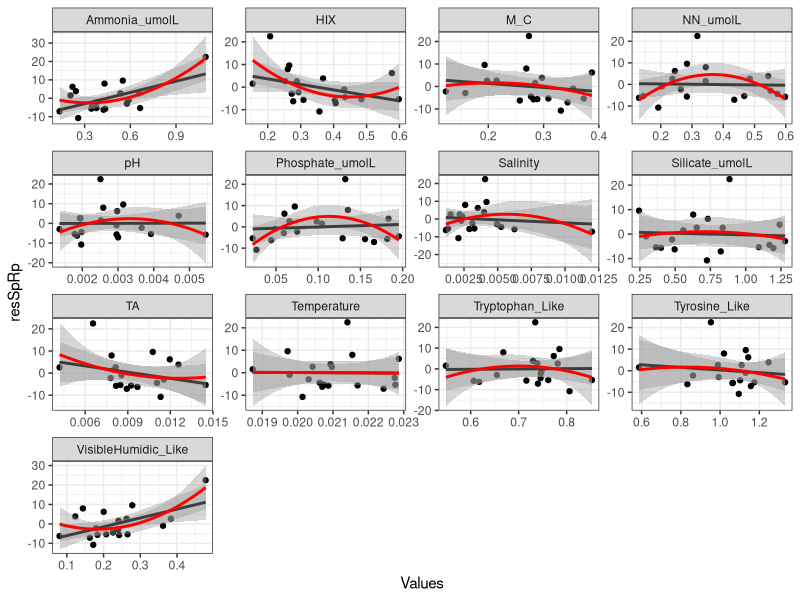
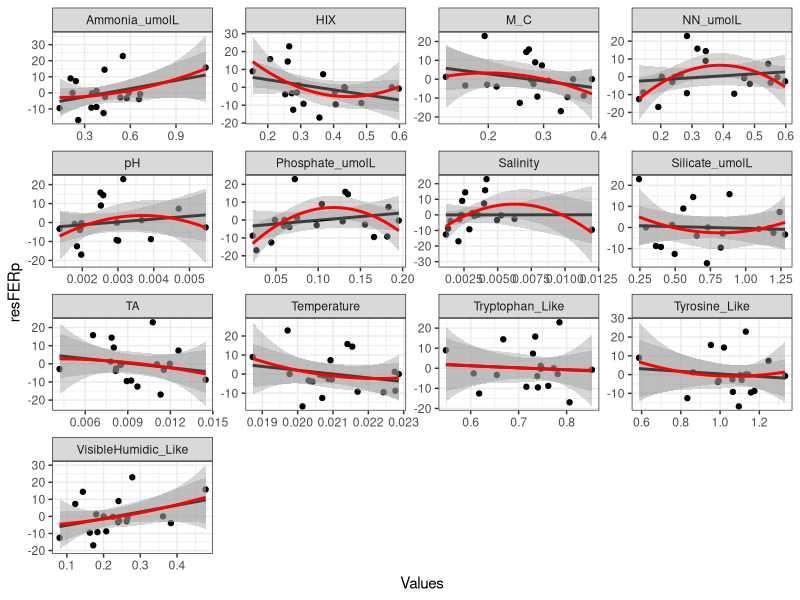
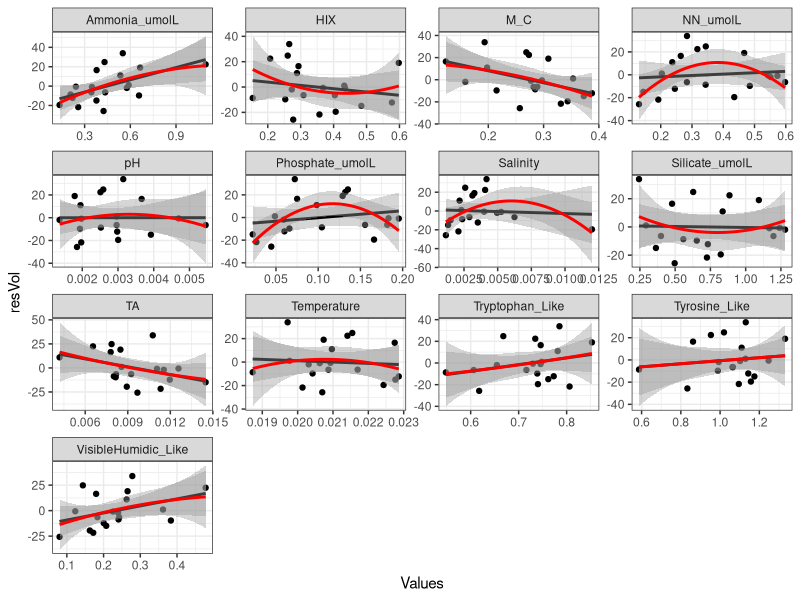
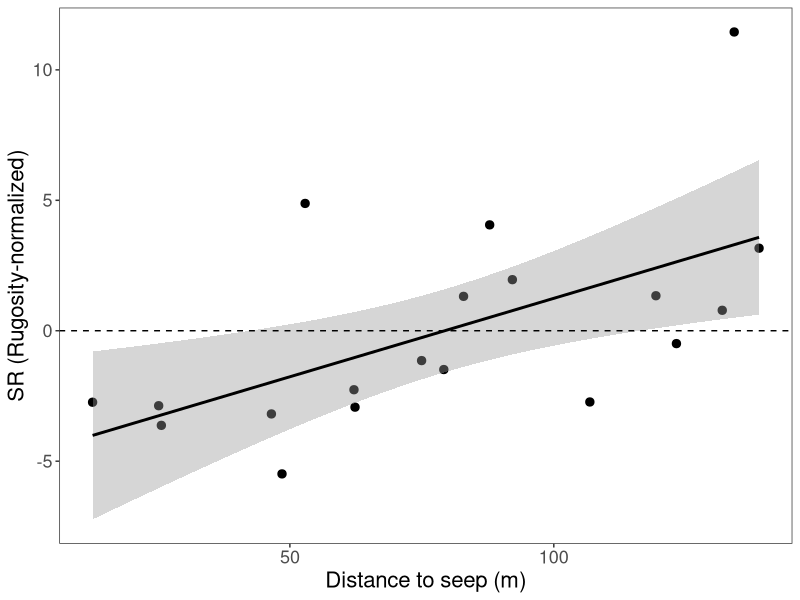
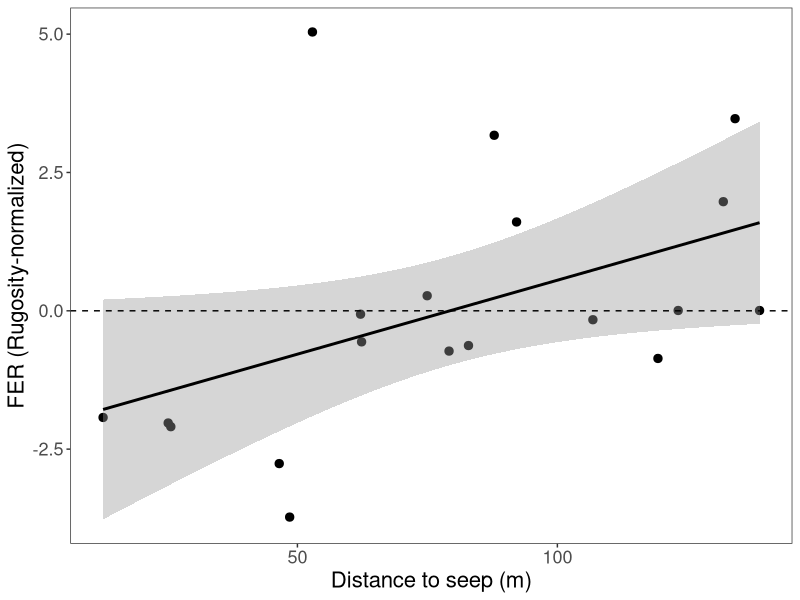
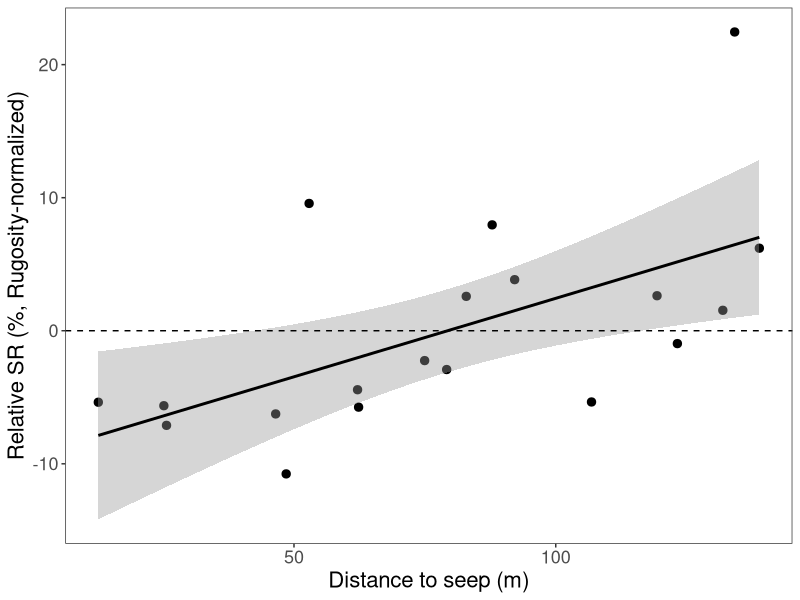
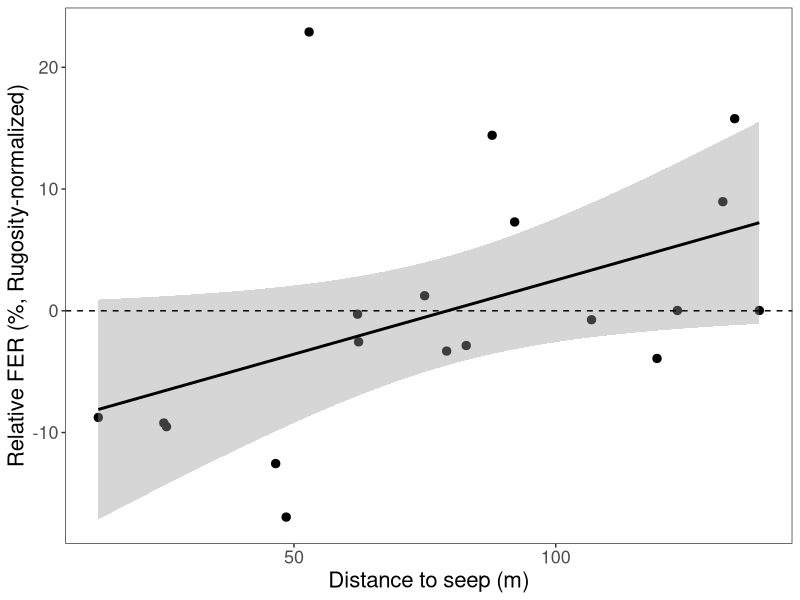
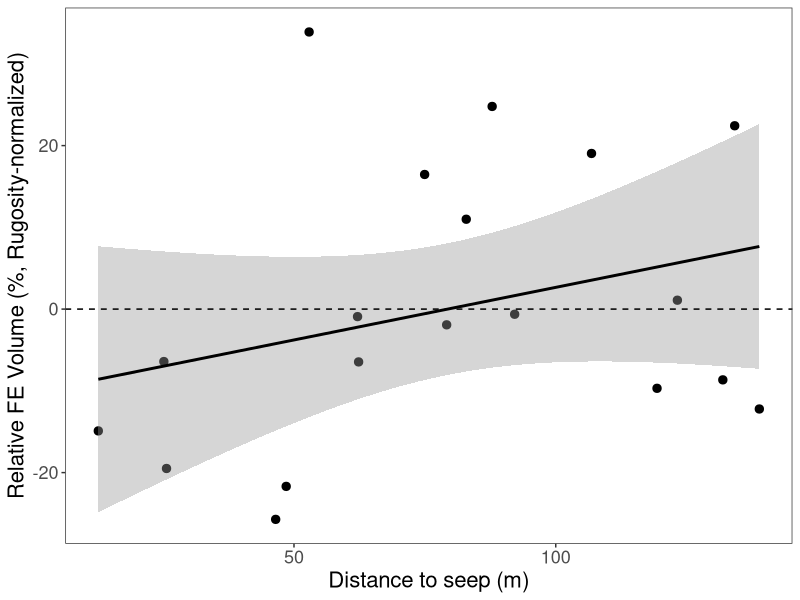

These charts were generated, in order, by the following R code:
#### Linear Regressions of Fric and Fric residuals
### species richness, functional entity richness, and functional volume

### Created by Danielle Barnas
### Created on February 26, 2023


library(tidyverse)
library(here)
library(ggrepel)
library(patchwork)

Fric <- read_csv(here("Data", "Sp_FE_Vol.csv"))
meta <- read_csv(here("Data", "Full_Metadata.csv"))
chem <- read_csv(here("Data","Biogeochem", "Nutrients_Processed_All.csv")) %>%
  filter(Season == "Dry") %>%
  filter(Location == "Varari",
         CowTagID != "V13" &
           CowTagID != "VSEEP") %>%
  select(CowTagID, Parameters, CVSeasonal) %>%
  pivot_wider(names_from = Parameters, values_from = CVSeasonal)


### Join Sp and FE and Vol4D with metadata
reg.Fric <- Fric %>%
  as_tibble() %>%
  left_join(meta) %>%
  filter(CowTagID != "VSEEP" &
           CowTagID != "V13")
  #mutate(meanRugosity = if_else(CowTagID == "VSEEP", 0.97, meanRugosity))




### Calculate regressions again with Residuals (remove structure/substrate)

#fit model: linear relationship
resModSpR <- lm(NbSp ~ meanRugosity, data=reg.Fric) # species richness
resModFER <- lm(NbFEs ~ meanRugosity, data=reg.Fric) # entity richness
resModSpRp <- lm(NbSpP ~ meanRugosity, data=reg.Fric) # relative species richness
resModFERp <- lm(NbFEsP ~ meanRugosity, data=reg.Fric) # relative entity richness
resModVol <- lm(Vol8D ~ meanRugosity, data=reg.Fric) # relative entity volume

#view model summary
summary(resModSpRp) # *** strong significance
summary(resModFERp) # *** significance
summary(resModVol) # *** strong significance

#calculate the standardized residuals
resSpR <- residuals(resModSpR)
resFER <- residuals(resModFER)
resSpRp <- residuals(resModSpRp)
resFERp <- residuals(resModFERp)
resVol <- residuals(resModVol)

#column bind standardized residuals back to original data frame
res_data <- reg.Fric %>%
  cbind(resSpR) %>%
  cbind(resFER) %>%
  cbind(resSpRp) %>%
  cbind(resFERp) %>%
  cbind(resVol) %>%
  left_join(chem)

## WHEN SEEP IS REMOVED, DIST TO SEEP IS NO LONGER SIGNIFICANT FOR ALL PARAMETERS
## PHOSPHATE AND NN SIGNIFICANT FOR ALL (POLYNOMIAL): increase Rich and Vol with elevating NN and Phosphate, then rich and vol drop off
## SpR: increase with increasing ammonia and visible humidics
## Vol: Decrease with increasing M_C, Inc with Inc Ammonia, Inc with elevating Salinity, then vol drops again

#check residuals against other parameters
res_data %>%
  pivot_longer(cols = Salinity:Tyrosine_Like, names_to = "Parameters", values_to = "Values") %>%
  ggplot(aes(x = Values, y = resSpRp)) +
  geom_point() +
  geom_smooth(method = "lm", formula = "y~x", color = "black") +
  geom_smooth(method = "lm", formula = "y~poly(x,2)", color = "red") +
  facet_wrap(~Parameters, scales = "free") +
  theme_bw()
summary(lm(data = res_data, resSpRp ~ dist_to_seep_m)) # **
summary(lm(data = res_data, resSpRp ~ poly(Ammonia_umolL,2))) # *
summary(lm(data = res_data, resSpRp ~ poly(NN_umolL,2))) # *
summary(lm(data = res_data, resSpRp ~ VisibleHumidic_Like)) # *
summary(lm(data = res_data, resSpRp ~ poly(Phosphate_umolL,2))) # *




res_data %>%
  pivot_longer(cols = Salinity:Tyrosine_Like, names_to = "Parameters", values_to = "Values") %>%
  ggplot(aes(x = Values, y = resFERp)) +
  geom_point() +
  geom_smooth(method = "lm", formula = "y~x", color = "black") +
  geom_smooth(method = "lm", formula = "y~poly(x,2)", color = "red") +
  facet_wrap(~Parameters, scales = "free") +
  theme_bw()
summary(lm(data = res_data, resFERp ~ dist_to_seep_m)) # NS
summary(lm(data = res_data, resFERp ~ poly(NN_umolL,2))) # *
summary(lm(data = res_data, resFERp ~ poly(Phosphate_umolL,2))) # *

res_data %>%
  pivot_longer(cols = Salinity:Tyrosine_Like, names_to = "Parameters", values_to = "Values") %>%
  ggplot(aes(x = Values, y = resVol)) +
  geom_point() +
  geom_smooth(method = "lm", formula = "y~x", color = "black") +
  geom_smooth(method = "lm", formula = "y~poly(x,2)", color = "red") +
  facet_wrap(~Parameters, scales = "free") +
  theme_bw()
summary(lm(data = res_data, resVol ~ dist_to_seep_m)) # NS
summary(lm(data = res_data, resVol ~ Ammonia_umolL)) # *
summary(lm(data = res_data, resVol ~ M_C)) # *
summary(lm(data = res_data, resVol ~ poly(NN_umolL,2))) # *
summary(lm(data = res_data, resVol ~ poly(Phosphate_umolL,2))) # *
summary(lm(data = res_data, resVol ~ poly(Salinity,2))) # *

#plot predictor variable vs. standardized residuals

# isolate seep poing
# ptseep <- Fric %>%
#   filter(CowTagID == "VSEEP")



#####################################################################
### DISTANCE TO SEEP
#####################################################################

## Raw richness residuals
rug_res_SpR_plot <- res_data %>%
  ggplot(aes(x = dist_to_seep_m,
             y = resSpR)) +
  geom_point(size = 2.5) +
  # geom_point(data = ptseep,
  #            aes(x = dist_to_seep_m,
  #                y = resSpR),
  #            shape = 23,
  #            size = 5,
  #            color = "black",
  #            fill = "black") + # add seep point as icon
  geom_smooth(method = "lm", color = "black") +
  theme_bw() +
  theme(axis.title = element_text(size = 16),
        axis.text = element_text(size = 13)) +
  geom_hline(yintercept = 0, linetype = "dashed") +
  theme(panel.grid = element_blank()) +
  labs(y = "SR (Rugosity-normalized)",
       x = "Distance to seep (m)")
rug_res_SpR_plot

rug_res_FER_plot <- res_data %>%
  ggplot(aes(x = dist_to_seep_m,
             y = resFER)) +
  geom_point(size = 2.5) +
  # geom_point(data = ptseep,
  #            aes(x = dist_to_seep_m,
  #                y = resSpR),
  #            shape = 23,
  #            size = 5,
  #            color = "black",
  #            fill = "black") + # add seep point as icon
  geom_smooth(method = "lm", color = "black") +
  theme_bw() +
  theme(axis.title = element_text(size = 16),
        axis.text = element_text(size = 13)) +
  geom_hline(yintercept = 0, linetype = "dashed") +
  theme(panel.grid = element_blank()) +
  labs(y = "FER (Rugosity-normalized)",
       x = "Distance to seep (m)")
rug_res_FER_plot

## Relative richness and volume residuals
rug_res_SpRp_plot <- res_data %>%
  ggplot(aes(x = dist_to_seep_m,
             y = resSpRp)) +
  geom_point(size = 2.5) +
  # geom_point(data = ptseep,
  #            aes(x = dist_to_seep_m,
  #                y = resSpR),
  #            shape = 23,
  #            size = 5,
  #            color = "black",
  #            fill = "black") + # add seep point as icon
  geom_smooth(method = "lm", color = "black") +
  theme_bw() +
  theme(axis.title = element_text(size = 16),
        axis.text = element_text(size = 13)) +
  geom_hline(yintercept = 0, linetype = "dashed") +
  theme(panel.grid = element_blank()) +
  labs(y = "Relative SR (%, Rugosity-normalized)",
       x = "Distance to seep (m)")
rug_res_SpRp_plot

rug_res_FERp_plot <- res_data %>%
  ggplot(aes(x = dist_to_seep_m,
             y = resFERp)) +
  geom_point(size = 2.5) +
  # geom_point(data = ptseep,
  #            aes(x = dist_to_seep_m,
  #                y = resSpR),
  #            shape = 23,
  #            size = 5,
  #            color = "black",
  #            fill = "black") + # add seep point as icon
  geom_smooth(method = "lm", color = "black") +
  theme_bw() +
  theme(axis.title = element_text(size = 16),
        axis.text = element_text(size = 13)) +
  geom_hline(yintercept = 0, linetype = "dashed") +
  theme(panel.grid = element_blank()) +
  labs(y = "Relative FER (%, Rugosity-normalized)",
       x = "Distance to seep (m)")
rug_res_FERp_plot

rug_res_Vol_plot <- res_data %>%
  ggplot(aes(x = dist_to_seep_m,
             y = resVol)) +
  geom_point(size = 2.5) +
  # geom_point(data = ptseep,
  #            aes(x = dist_to_seep_m,
  #                y = resSpR),
  #            shape = 23,
  #            size = 5,
  #            color = "black",
  #            fill = "black") + # add seep point as icon
  geom_smooth(method = "lm", color = "black") +
  theme_bw() +
  theme(axis.title = element_text(size = 16),
        axis.text = element_text(size = 13)) +
  geom_hline(yintercept = 0, linetype = "dashed") +
  theme(panel.grid = element_blank()) +
  labs(y = "Relative FE Volume (%, Rugosity-normalized)",
       x = "Distance to seep (m)")
rug_res_Vol_plot



### Save patched plots
plot1 <- rug_res_SpR_plot + rug_res_FER_plot
plot1
ggsave(here("Output", "PaperFigures", "lm_rich_residuals_dist.png"), plot1, height = 6, width = 10)


plot2 <- rug_res_SpRp_plot + rug_res_FERp_plot + rug_res_Vol_plot
plot2

ggsave(here("Output", "PaperFigures", "lm_relative_residuals_dist.png"), plot2, height = 6, width = 10)

#####################################################################
### PHOSPHATE
#####################################################################

## Raw richness residuals
rug_res_SpR_plot <- res_data %>%
  ggplot(aes(x = Phosphate_umolL,
             y = resSpR)) +
  geom_point(size = 2.5) +
  # geom_point(data = ptseep,
  #            aes(x = dist_to_seep_m,
  #                y = resSpR),
  #            shape = 23,
  #            size = 5,
  #            color = "black",
  #            fill = "black") + # add seep point as icon
  geom_smooth(method = "lm", formula = "y~poly(x,2)", color = "black") +
  theme_bw() +
  theme(axis.title = element_text(size = 16),
        axis.text = element_text(size = 13)) +
  geom_hline(yintercept = 0, linetype = "dashed") +
  theme(panel.grid = element_blank()) +
  labs(y = "SR (Rugosity-normalized)",
       x = "Phosphate (umol L-1)")
rug_res_SpR_plot

rug_res_FER_plot <- res_data %>%
  ggplot(aes(x = Phosphate_umolL,
             y = resFER)) +
  geom_point(size = 2.5) +
  # geom_point(data = ptseep,
  #            aes(x = dist_to_seep_m,
  #                y = resSpR),
  #            shape = 23,
  #            size = 5,
  #            color = "black",
  #            fill = "black") + # add seep point as icon
  geom_smooth(method = "lm", formula = "y~poly(x,2)", color = "black") +
  theme_bw() +
  theme(axis.title = element_text(size = 16),
        axis.text = element_text(size = 13)) +
  geom_hline(yintercept = 0, linetype = "dashed") +
  theme(panel.grid = element_blank()) +
  labs(y = "FER (Rugosity-normalized)",
       x = "Phosphate (umol L-1)")
rug_res_FER_plot

## Relative richness and volume residuals
rug_res_SpRp_plot <- res_data %>%
  ggplot(aes(x = Phosphate_umolL,
             y = resSpRp)) +
  geom_point(size = 2.5) +
  # geom_point(data = ptseep,
  #            aes(x = dist_to_seep_m,
  #                y = resSpR),
  #            shape = 23,
  #            size = 5,
  #            color = "black",
  #            fill = "black") + # add seep point as icon
  geom_smooth(method = "lm", formula = "y~poly(x,2)", color = "black") +
  theme_bw() +
  theme(axis.title = element_text(size = 16),
        axis.text = element_text(size = 13)) +
  geom_hline(yintercept = 0, linetype = "dashed") +
  theme(panel.grid = element_blank()) +
  labs(y = "Relative SR (%, Rugosity-normalized)",
       x = "Phosphate (umol L-1)")
rug_res_SpRp_plot

rug_res_FERp_plot <- res_data %>%
  ggplot(aes(x = Phosphate_umolL,
             y = resFERp)) +
  geom_point(size = 2.5) +
  # geom_point(data = ptseep,
  #            aes(x = dist_to_seep_m,
  #                y = resSpR),
  #            shape = 23,
  #            size = 5,
  #            color = "black",
  #            fill = "black") + # add seep point as icon
  geom_smooth(method = "lm", formula = "y~poly(x,2)", color = "black") +
  theme_bw() +
  theme(axis.title = element_text(size = 16),
        axis.text = element_text(size = 13)) +
  geom_hline(yintercept = 0, linetype = "dashed") +
  theme(panel.grid = element_blank()) +
  labs(y = "Relative FER (%, Rugosity-normalized)",
       x = "Phosphate (umol L-1)")
rug_res_FERp_plot

rug_res_Vol_plot <- res_data %>%
  ggplot(aes(x = Phosphate_umolL,
             y = resVol)) +
  geom_point(size = 2.5) +
  # geom_point(data = ptseep,
  #            aes(x = dist_to_seep_m,
  #                y = resSpR),
  #            shape = 23,
  #            size = 5,
  #            color = "black",
  #            fill = "black") + # add seep point as icon
  geom_smooth(method = "lm", formula = "y~poly(x,2)", color = "black") +
  theme_bw() +
  theme(axis.title = element_text(size = 16),
        axis.text = element_text(size = 13)) +
  geom_hline(yintercept = 0, linetype = "dashed") +
  theme(panel.grid = element_blank()) +
  labs(y = "Relative FE Volume (%, Rugosity-normalized)",
       x = "Phosphate (umol L-1)")
rug_res_Vol_plot



### Save patched plots
plot1 <- rug_res_SpR_plot + rug_res_FER_plot
plot1
ggsave(here("Output", "PaperFigures", "lm_rich_residuals_Phos.png"), plot1, height = 6, width = 10)


plot2 <- rug_res_SpRp_plot + rug_res_FERp_plot + rug_res_Vol_plot
plot2

ggsave(here("Output", "PaperFigures", "lm_relative_residuals_Phos.png"), plot2, height = 6, width = 10)


#####################################################################
### NITRATES + NITRITES
#####################################################################

## Raw richness residuals
rug_res_SpR_plot <- res_data %>%
  ggplot(aes(x = NN_umolL,
             y = resSpR)) +
  geom_point(size = 2.5) +
  # geom_point(data = ptseep,
  #            aes(x = dist_to_seep_m,
  #                y = resSpR),
  #            shape = 23,
  #            size = 5,
  #            color = "black",
  #            fill = "black") + # add seep point as icon
  geom_smooth(method = "lm", formula = "y~poly(x,2)", color = "black") +
  theme_bw() +
  theme(axis.title = element_text(size = 16),
        axis.text = element_text(size = 13)) +
  geom_hline(yintercept = 0, linetype = "dashed") +
  theme(panel.grid = element_blank()) +
  labs(y = "SR (Rugosity-normalized)",
       x = "NN (umol L-1)")
rug_res_SpR_plot

rug_res_FER_plot <- res_data %>%
  ggplot(aes(x = NN_umolL,
             y = resFER)) +
  geom_point(size = 2.5) +
  # geom_point(data = ptseep,
  #            aes(x = dist_to_seep_m,
  #                y = resSpR),
  #            shape = 23,
  #            size = 5,
  #            color = "black",
  #            fill = "black") + # add seep point as icon
  geom_smooth(method = "lm", formula = "y~poly(x,2)", color = "black") +
  theme_bw() +
  theme(axis.title = element_text(size = 16),
        axis.text = element_text(size = 13)) +
  geom_hline(yintercept = 0, linetype = "dashed") +
  theme(panel.grid = element_blank()) +
  labs(y = "FER (Rugosity-normalized)",
       x = "NN (umol L-1)")
rug_res_FER_plot

## Relative richness and volume residuals
rug_res_SpRp_plot <- res_data %>%
  ggplot(aes(x = NN_umolL,
             y = resSpRp)) +
  geom_point(size = 2.5) +
  # geom_point(data = ptseep,
  #            aes(x = dist_to_seep_m,
  #                y = resSpR),
  #            shape = 23,
  #            size = 5,
  #            color = "black",
  #            fill = "black") + # add seep point as icon
  geom_smooth(method = "lm", formula = "y~poly(x,2)", color = "black") +
  theme_bw() +
  theme(axis.title = element_text(size = 16),
        axis.text = element_text(size = 13)) +
  geom_hline(yintercept = 0, linetype = "dashed") +
  theme(panel.grid = element_blank()) +
  labs(y = "Relative SR (%, Rugosity-normalized)",
       x = "NN (umol L-1)")
rug_res_SpRp_plot

rug_res_FERp_plot <- res_data %>%
  ggplot(aes(x = NN_umolL,
             y = resFERp)) +
  geom_point(size = 2.5) +
  # geom_point(data = ptseep,
  #            aes(x = dist_to_seep_m,
  #                y = resSpR),
  #            shape = 23,
  #            size = 5,
  #            color = "black",
  #            fill = "black") + # add seep point as icon
  geom_smooth(method = "lm", formula = "y~poly(x,2)", color = "black") +
  theme_bw() +
  theme(axis.title = element_text(size = 16),
        axis.text = element_text(size = 13)) +
  geom_hline(yintercept = 0, linetype = "dashed") +
  theme(panel.grid = element_blank()) +
  labs(y = "Relative FER (%, Rugosity-normalized)",
       x = "NN (umol L-1)")
rug_res_FERp_plot

rug_res_Vol_plot <- res_data %>%
  ggplot(aes(x = NN_umolL,
             y = resVol)) +
  geom_point(size = 2.5) +
  # geom_point(data = ptseep,
  #            aes(x = dist_to_seep_m,
  #                y = resSpR),
  #            shape = 23,
  #            size = 5,
  #            color = "black",
  #            fill = "black") + # add seep point as icon
  geom_smooth(method = "lm", formula = "y~poly(x,2)", color = "black") +
  theme_bw() +
  theme(axis.title = element_text(size = 16),
        axis.text = element_text(size = 13)) +
  geom_hline(yintercept = 0, linetype = "dashed") +
  theme(panel.grid = element_blank()) +
  labs(y = "Relative FE Volume (%, Rugosity-normalized)",
       x = "NN (umol L-1)")
rug_res_Vol_plot



### Save patched plots
plot1 <- rug_res_SpR_plot + rug_res_FER_plot
plot1
ggsave(here("Output", "PaperFigures", "lm_rich_residuals_NN.png"), plot1, height = 6, width = 10)


plot2 <- rug_res_SpRp_plot + rug_res_FERp_plot + rug_res_Vol_plot
plot2

ggsave(here("Output", "PaperFigures", "lm_relative_residuals_NN.png"), plot2, height = 6, width = 10)



# ratio of FE:Sp richness ~ distance to seep
# value of 1 would show that each species has its own function, and any lower values show lower functional diversity
res_data %>%
  ggplot(aes(x = NN_umolL,
             y = resFER / resSpR)) +
  geom_point(size = 2.5) +
  # geom_point(data = ptseep,
  #            aes(x = dist_to_seep_m,
  #                y = resSpR),
  #            shape = 23,
  #            size = 5,
  #            color = "black",
  #            fill = "black") + # add seep point as icon
  geom_smooth(method = "lm", formula = "y~poly(x,2)", color = "black") +
  theme_bw() +
  theme(axis.title = element_text(size = 16),
        axis.text = element_text(size = 13)) +
  geom_hline(yintercept = 0, linetype = "dashed") +
  theme(panel.grid = element_blank()) +
  labs(y = "Relative FE Volume (%, Rugosity-normalized)",
       x = "NN (umol L-1)")


## Can use the three values above, and also community composition: either relative abundance or presence-absence
## then can do a permanova / nMDS of community comp with the volume / FErichness
